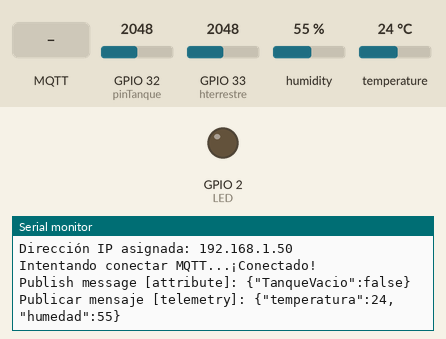
Simulated run of this sketch. Board: ESP32. On the bench: output pins drawn as LEDs (lit = HIGH), the last lines printed to the serial monitor. Inputs (shaded band) come from the test bench; at power-on: GPIO 32 (pinTanque) = 2048, GPIO 33 (hterrestre) = 2048, humidity 55 %, temperature 24 °C. WiFi joins after 1.5 s; servers stay silent unless stated; no MQTT or app messages arrive unless stated.

Above: at 2.7 s.
2.8 s: GPIO 32 (pinTanque) set to 216
At 4.3 s:
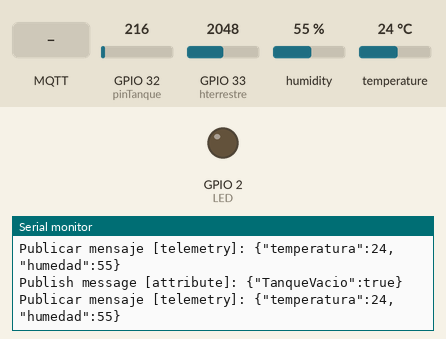
7.5 s: MQTT message "checkStatus" arrives on the first subscribed topic
At 7.9 s:
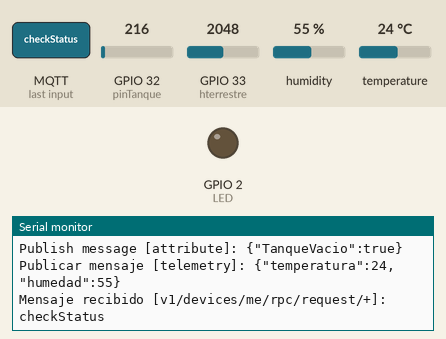
11.5 s: MQTT message "1" arrives on the first subscribed topic
At 11.9 s:
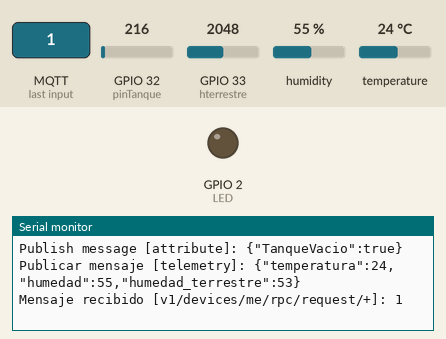
13.0 s: MQTT message "on" arrives on the first subscribed topic
At 13.4 s:
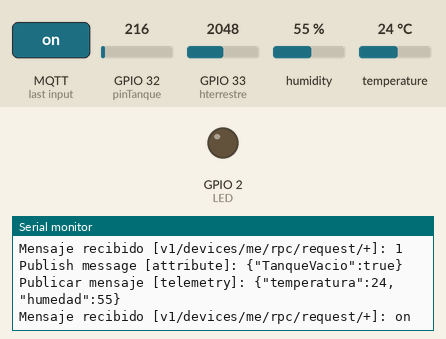

Measured:
- after the input at 2.8 s, the serial monitor: prints a new line after 1.2 s (image 1)
- after the input at 7.5 s, the serial monitor: prints a new line at once (image 2)
- after the input at 11.5 s, the serial monitor: prints a new line at once (image 3)
- after the input at 13.0 s, the serial monitor: prints a new line at once (image 4)

The sketch:

ESP32_temp_y_humedad_.ino
```cpp
/////////////////////////////////////////////////////////////
//////////////////////// AUTOPLANT //////////////////////////
//////////////// Proyecto integrador 2 2022 /////////////////
/////////////////////////////////////////////////////////////
///////// Nicolas Nemmer - Juan Pablo Peyroulou /////////////
///// Prof. Emiliano Espíndola - Prof. Juan Pedro Silva /////
/////////////////////////////////////////////////////////////
///////////////////// Universidad ORT ///////////////////////
/////////////////////////////////////////////////////////////


/*========= BIBLIOTECAS =========*/

#include <WiFi.h> // Biblioteca para generar la conexión a internet a través de WiFi
#include <PubSubClient.h> // Biblioteca para generar la conexión MQTT con un servidor (Ej.: ThingsBoard)
#include <ArduinoJson.h>  // Biblioteca para manejar Json en Arduino
#include "DHT.h"          // Biblioteca para trabajar con DHT 11 (Sensor de temperatura y humedad)


/*========= CONSTANTES =========*/

// Credenciales de la redWiFi
//const char* ssid     = "HUAWEI-IoT";
//const char* password = "ORTWiFiIoT";

const char* ssid     = "iPhone de Juan Pablo";
const char* password = "jp123456";

// Host de ThingsBoard
const char* mqtt_server = "demo.thingsboard.io";
const int mqtt_port = 1883;

// Token del dispositivo en ThingsBoard
const char* token = "BSFzRuWLb9m9vIndPfJG";

// Tipo de sensor
#define DHTTYPE DHT11    // tipo de DHT
#define DHT_PIN 21       // DHT en PIN D21
#define hterrestre 33    // Hum Terrestre en pin D33
#define pinTanque 32     // Sensor tanque en Pin D32
#define LED 2
#define valorReserva 500 // Valor umbral

/*========= VARIABLES =========*/

// Objetos de conexión
WiFiClient espClient;             // Objeto de conexión WiFi
PubSubClient client(espClient);   // Objeto de conexión MQTT

// Objetos de Sensores o Actuadores
DHT dht(DHT_PIN, DHTTYPE);

// Declaración de variables para los datos a manipular
unsigned long lastMsg = 0;    // Control de tiempo de reporte
int msgPeriod = 2000;         // Actualizar los datos cada 2 segundos
unsigned long lastMsg2 = 0;   // Control de tiempo de reporte humedad terrestre
int msgPeriod2 = 10000;       // Actualizar los datos cada 10 segundos
float humidity = 0;
float temperature = 0;
long humedad_terrestre = 0;
long humedad_terrestre1 = 0;
long valorTanque = 0;
boolean estadoTanque = false;
boolean led_state = false;

// Mensajes y buffers
#define MSG_BUFFER_SIZE  (50)
char msg[MSG_BUFFER_SIZE];
char msg2[MSG_BUFFER_SIZE];

// Objeto Json para recibir mensajes desde el servidor
DynamicJsonDocument incoming_message(256);

/*========= FUNCIONES =========*/

// Inicializar la conexión WiFi
void setup_wifi() {

  delay(10);
  Serial.println();
  Serial.print("Conectando a: ");
  Serial.println(ssid);

  WiFi.begin(ssid, password);

  while (WiFi.status() != WL_CONNECTED) {
    delay(500);
    Serial.print(".");
  }

  randomSeed(micros());

  Serial.println("");
  Serial.println("¡Conectado!");
  Serial.print("Dirección IP asignada: ");
  Serial.println(WiFi.localIP());
}


// Función de callback para recepción de mensajes MQTT (Tópicos a los que está suscrita la placa)
// Se llama cada vez que arriba un mensaje entrante (En este ejemplo la placa se suscribirá al tópico: v1/devices/me/rpc/request/+)
void callback(char* topic, byte* payload, unsigned int length) {

  // Log en Monitor Serie
  Serial.print("Mensaje recibido [");
  Serial.print(topic);
  Serial.print("]: ");
  for (int i = 0; i < length; i++) {
    Serial.print((char)payload[i]);
  }
  Serial.println();

  // En el nombre del tópico agrega un identificador del mensaje que queremos extraer para responder solicitudes
  String _topic = String(topic);

  // Detectar de qué tópico viene el "mensaje"
  if (_topic.startsWith("v1/devices/me/rpc/request/")) { // El servidor "me pide que haga algo" (RPC)
    // Obtener el número de solicitud (request number)
    String _request_id = _topic.substring(26);

    // Leer el objeto JSON (Utilizando ArduinoJson)
    deserializeJson(incoming_message, payload); // Interpretar el cuerpo del mensaje como Json
    String metodo = incoming_message["method"]; // Obtener del objeto Json, el método RPC solicitado

    // Ejecutar una acción de acuerdo al método solicitado
    //----------------------CHECK STATUS--------------------------------------------
    if (metodo == "checkStatus") { // Chequear el estado del dispositivo. Se debe responder utilizando el mismo request_number

      char outTopic[128];
      ("v1/devices/me/rpc/response/" + _request_id).toCharArray(outTopic, 128);

      DynamicJsonDocument resp(256);
      resp["status"] = true;
      char buffer[256];
      serializeJson(resp, buffer);
      client.publish(outTopic, buffer);

    }

  }

  if (_topic.startsWith("v1/devices/me/rpc/attributes/")) { // El servidor "me pide que haga algo" (RPC)
    // Obtener el número de solicitud (request number)
    String _request_id = _topic.substring(26);

    // Leer el objeto JSON (Utilizando ArduinoJson)
    deserializeJson(incoming_message, payload); // Interpretar el cuerpo del mensaje como Json
    String estado = incoming_message["ledBuiltin"]; // Obtener del objeto Json, el método RPC solicitado


    if (estado) {
      digitalWrite(LED, LOW); // Encender LED
      Serial.println("Encender LED");
    } else {
      digitalWrite(LED, HIGH); // Apagar LED
      Serial.println("Apagar LED");
    }

    // Actualizar el atributo relacionado
    DynamicJsonDocument resp(256);
    resp["estado"] = !digitalRead(LED);
    char buffer[256];
    serializeJson(resp, buffer);
    client.publish("v1/devices/me/attributes", buffer);  //Topico para actualizar atributos
    Serial.print("Publish message [attribute]: ");
    //Serial.println(buffer);


  }
}

// Establecer y mantener la conexión con el servidor MQTT (En este caso de ThingsBoard)
void reconnect() {
  // Bucle hasta lograr la conexión
  while (!client.connected()) {
    Serial.print("Intentando conectar MQTT...");
    if (client.connect("ESP8266", token, token)) {  //Nombre del Device y Token para conectarse
      Serial.println("¡Conectado!");

      // Una vez conectado, suscribirse al tópico para recibir solicitudes RPC
      client.subscribe("v1/devices/me/rpc/request/+");

    } else {

      Serial.print("Error, rc = ");
      Serial.print(client.state());
      Serial.println("Reintenar en 5 segundos...");
      // Esperar 5 segundos antes de reintentar
      delay(5000);

    }
  }
}

/*========= SETUP =========*/

void setup() {
  // Conectividad
  Serial.begin(115200);                     // Inicializar conexión Serie para utilizar el Monitor
  setup_wifi();                             // Establecer la conexión WiFi
  client.setServer(mqtt_server, mqtt_port); // Establecer los datos para la conexión MQTT
  client.setCallback(callback);             // Establecer la función del callback para la llegada de mensajes en tópicos suscriptos

  // Sensores y actuadores
  pinMode(LED, OUTPUT);                     // Inicializar el LED como salida
  pinMode(hterrestre, INPUT);               // Inicializar el sensor terrestre como entrada
  pinMode(pinTanque, INPUT);                // Inicializar el sensor nivel de agua como entrada
  pinMode(DHT_PIN, INPUT);                  // Inicializar el DHT como entrada
  dht.begin();                              // Iniciar el sensor DHT


}

/*========= BUCLE PRINCIPAL =========*/

void loop() {

  // === Conexión e intercambio de mensajes MQTT ===
  if (!client.connected()) {  // Controlar en cada ciclo la conexión con el servidor
    reconnect();              // Y recuperarla en caso de desconexión
  }

  client.loop();              // Controlar si hay mensajes entrantes o para enviar al servidor

  // === Realizar las tareas asignadas al dispositivo ===

  unsigned long now = millis();
  if (now - lastMsg > msgPeriod) {                   // Repetir solo cada 2 segundos
    lastMsg = now;

    temperature = dht.readTemperature();             // Leer la temperatura
    humidity = dht.readHumidity();                   // Leer la humedad

    humedad_terrestre1 = analogRead(hterrestre);     //Leer humedad terrestre
    humedad_terrestre =  map(humedad_terrestre1, 4095, 300, 0, 100); //mapeo de humedad terrestre a porcentaje

    valorTanque = analogRead(pinTanque);             //Leer valor del nivel de agua
    if (valorTanque > valorReserva) {                // Convertir a true o false
      estadoTanque = false;
    } else {
      estadoTanque = true;
    }


    //------REPORTE DE ATRIBUTOS--------
    DynamicJsonDocument resp(256);
    resp["TanqueVacio"] = estadoTanque;
    char buffer[256];
    serializeJson(resp, buffer);
    client.publish("v1/devices/me/attributes", buffer);
    Serial.print("Publish message [attribute]: ");
    Serial.println(buffer);


    unsigned long now2 = millis();
    if (now2 - lastMsg2 > msgPeriod2) {        // Repetir solo cada 10 segundos
      lastMsg2 = now2;

        // Publicar los datos en el tópio de telemetría para que el servidor los reciba
        DynamicJsonDocument resp(256);
        resp["temperatura"] = temperature;
        resp["humedad"] = humidity;
        resp["humedad_terrestre"] = humedad_terrestre;

        char buffer[256];
        serializeJson(resp, buffer);
        client.publish("v1/devices/me/telemetry", buffer);  // Publica el mensaje de telemetría

        Serial.print("Publicar mensaje [telemetry]: ");
        Serial.println(buffer);

    } else {                                 // Repetir cada 2 segundos

        DynamicJsonDocument resp(256);
        resp["temperatura"] = temperature;
        resp["humedad"] = humidity;

        char buffer[256];
        serializeJson(resp, buffer);
        client.publish("v1/devices/me/telemetry", buffer);  // Publica el mensaje de telemetría

        Serial.print("Publicar mensaje [telemetry]: ");
        Serial.println(buffer);

    }
  }
}
```
